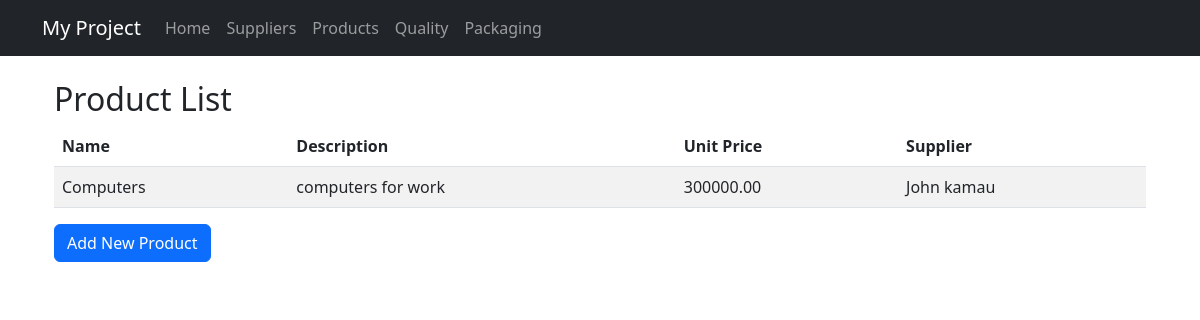
/product-list/, run on the app's committed database.
### manufacturing/models.py (models this page shows, shortened)
class Product(models.Model):
    name = models.CharField(max_length=100)
    description = models.TextField()
    unit_price = models.DecimalField(max_digits=10, decimal_places=2)
    supplier = models.ForeignKey(Supplier, on_delete=models.CASCADE, related_name='products')

class Supplier(models.Model):
    name = models.CharField(max_length=100)
    contact_person = models.CharField(max_length=100)
    email = models.EmailField()
    phone_number = models.CharField(max_length=20)
    address = models.TextField()

### manufacturing/views.py (the view)
# urls.py: path('product-list/', views.product_list, name='product_list'),
def product_list(request):
    products = Product.objects.all()
    return render(request, 'manufacturing/product_list.html', {'products': products})

### manufacturing/templates/manufacturing/product_list.html (shortened to what this page needs)
{% extends './base.html' %}
{% load static %}
{% block content %}
<div class="container">
    <h2>Product List</h2>
    <table class="table table-striped">
        <thead>
            <tr>
                <th>Name</th>
                <th>Description</th>
                <th>Unit Price</th>
                <th>Supplier</th>
            </tr>
        </thead>
        <tbody>
            {% for product in products %}
            <tr>
                <td>{{ product.name }}</td>
                <td>{{ product.description }}</td>
                <td>{{ product.unit_price }}</td>
                <td>{{ product.supplier.name }}</td>
            </tr>
            {% empty %}
            <tr>
                <td colspan="4">No products available.</td>
            </tr>
            {% endfor %}
        </tbody>
    </table>
    <a href="{% url 'product_create' %}" class="btn btn-primary">Add New Product</a>
</div>
{% endblock %}

### data on the page
Product: name "Computers", description "computers for work", unit_price "300000.00", supplier.name "John kamau"
